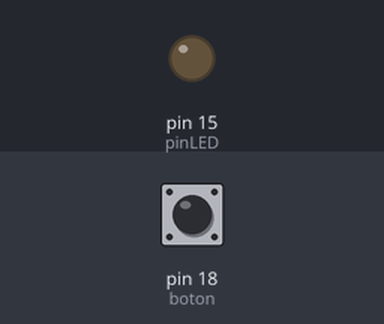
Simulated run of this sketch. Board: Arduino Uno, built with avr-gcc and run on an emulated ATmega328P. Shown: output pins drawn as LEDs (lit = HIGH). The inputs (shaded band) are chosen by the test bench; at power-on: pin 18 (boton) LOW.

Above: at 1.2 s.
1.3 s: pin 18 (boton) pulled HIGH for 0.15 s
At 1.37 s:
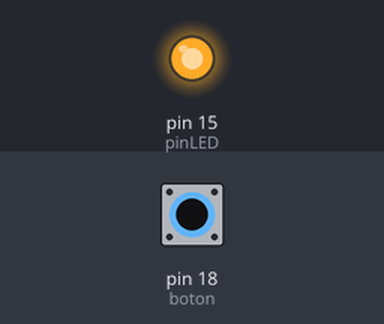
2.9 s: pin 18 (boton) pulled HIGH for 3.2 s
At 7.0 s:
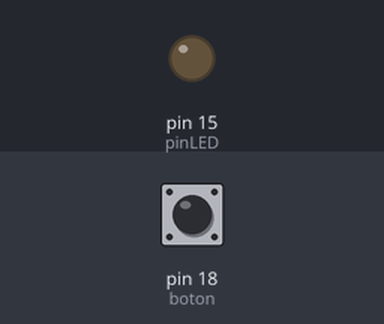
Timing chart, 0 to 8.5 s (numbered marks = the images above; inputs shaded):
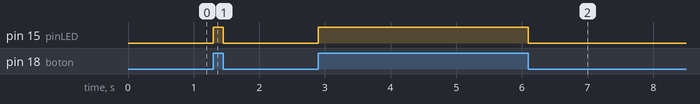

The sketch:

P1A2-Boton-Freq.ino
```cpp
/*
  Boton-Freq
  El led es enciende al presionar el boton
  24 August 2023
  Luis Hernández, Carlos Suarez
*/
// constantes
#define boton 18        //boton
#define pinLED 15      //LED

// variables
int buttonState = LOW;         // estado del boton

void setup() {
  pinMode(pinLED, OUTPUT);
  pinMode(boton, INPUT);
}

void loop() {
  //revisa si el boton está siendo presionado:
  buttonState = digitalRead(boton);

  //Si el boton está siendo presionado, se entra al if y se enciende el pin del LED.
  if (buttonState == HIGH) {
    digitalWrite(pinLED, HIGH);
  //Si el boton no se está presionando, el LED se mantiene apagado.
  } else {
    digitalWrite(pinLED, LOW);
  }
}
```

Measured:
- after the input at 1.3 s, pin 15 (pinLED): LOW → HIGH at once, → LOW 0.15 s later
- after the input at 2.9 s, pin 15 (pinLED): LOW → HIGH at once, → LOW 3.2 s later
